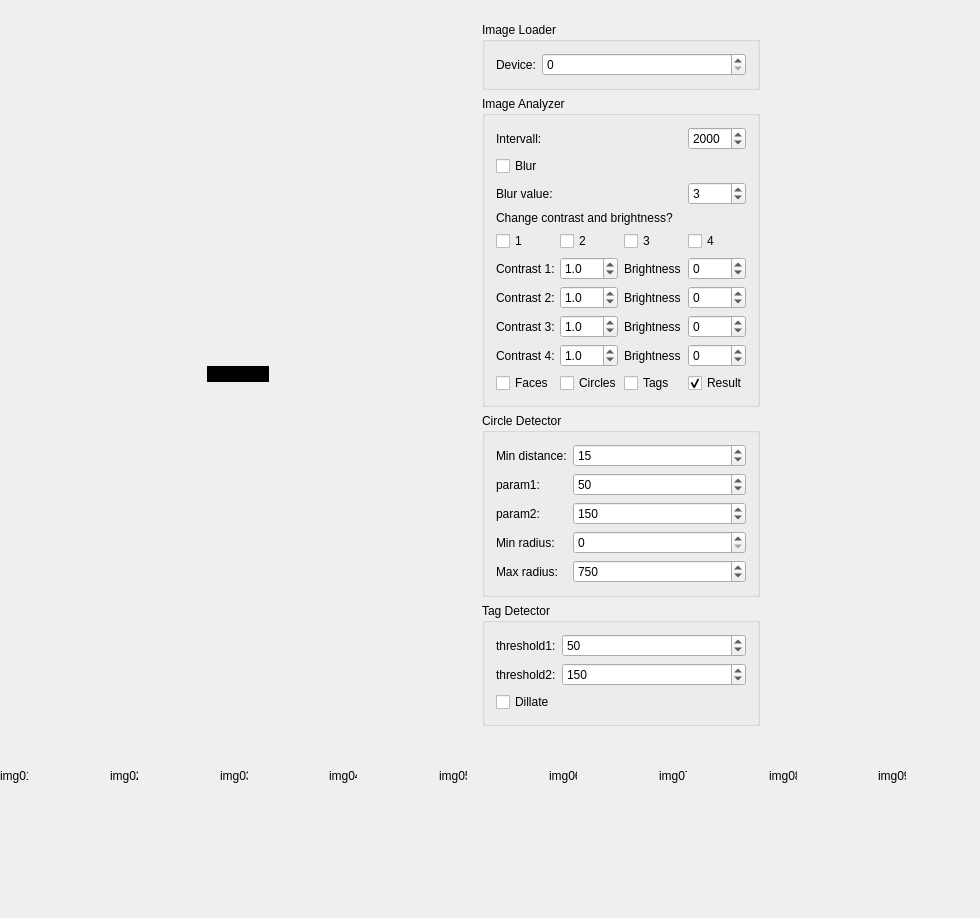
<?xml version="1.0" encoding="UTF-8"?>
<ui version="4.0">
 <class>OfflinetagsClass</class>
 <widget class="QMainWindow" name="OfflinetagsClass">
  <property name="geometry">
   <rect>
    <x>0</x>
    <y>0</y>
    <width>980</width>
    <height>883</height>
   </rect>
  </property>
  <property name="windowTitle">
   <string>Offlinetags</string>
  </property>
  <property name="autoFillBackground">
   <bool>false</bool>
  </property>
  <widget class="QWidget" name="centralWidget">
   <layout class="QGridLayout" name="gridLayout">
    <property name="margin">
     <number>0</number>
    </property>
    <property name="spacing">
     <number>0</number>
    </property>
    <item row="1" column="0">
     <widget class="QWidget" name="widgetImage" native="true">
      <property name="sizePolicy">
       <sizepolicy hsizetype="Expanding" vsizetype="Expanding">
        <horstretch>0</horstretch>
        <verstretch>0</verstretch>
       </sizepolicy>
      </property>
      <layout class="QGridLayout" name="gridLayout_2">
       <property name="sizeConstraint">
        <enum>QLayout::SetDefaultConstraint</enum>
       </property>
       <item row="0" column="0">
        <widget class="QLabel" name="labelImage">
         <property name="sizePolicy">
          <sizepolicy hsizetype="Fixed" vsizetype="Fixed">
           <horstretch>0</horstretch>
           <verstretch>0</verstretch>
          </sizepolicy>
         </property>
         <property name="styleSheet">
          <string notr="true">background-color: rgb(0, 0, 0);</string>
         </property>
         <property name="frameShape">
          <enum>QFrame::StyledPanel</enum>
         </property>
         <property name="text">
          <string>MainImage</string>
         </property>
         <property name="scaledContents">
          <bool>false</bool>
         </property>
         <property name="alignment">
          <set>Qt::AlignCenter</set>
         </property>
        </widget>
       </item>
       <item row="0" column="1">
        <widget class="QWidget" name="widgetOptions" native="true">
         <property name="sizePolicy">
          <sizepolicy hsizetype="Fixed" vsizetype="Expanding">
           <horstretch>0</horstretch>
           <verstretch>0</verstretch>
          </sizepolicy>
         </property>
         <property name="minimumSize">
          <size>
           <width>300</width>
           <height>0</height>
          </size>
         </property>
         <property name="maximumSize">
          <size>
           <width>300</width>
           <height>16777215</height>
          </size>
         </property>
         <layout class="QVBoxLayout" name="verticalLayout">
          <item>
           <widget class="QGroupBox" name="groupBox">
            <property name="title">
             <string>Image Loader</string>
            </property>
            <layout class="QFormLayout" name="formLayout">
             <property name="fieldGrowthPolicy">
              <enum>QFormLayout::AllNonFixedFieldsGrow</enum>
             </property>
             <item row="0" column="0">
              <widget class="QLabel" name="label">
               <property name="text">
                <string>Device:</string>
               </property>
              </widget>
             </item>
             <item row="0" column="1">
              <widget class="QSpinBox" name="spinBoxDevice">
               <property name="maximum">
                <number>10</number>
               </property>
              </widget>
             </item>
            </layout>
           </widget>
          </item>
          <item>
           <widget class="QGroupBox" name="groupBox_2">
            <property name="title">
             <string>Image Analyzer</string>
            </property>
            <layout class="QGridLayout" name="gridLayout_3">
             <item row="5" column="3">
              <widget class="QSpinBox" name="spinBoxBrightness1">
               <property name="minimum">
                <number>-100</number>
               </property>
               <property name="maximum">
                <number>200</number>
               </property>
              </widget>
             </item>
             <item row="6" column="0">
              <widget class="QLabel" name="label_6">
               <property name="text">
                <string>Contrast 2:</string>
               </property>
              </widget>
             </item>
             <item row="5" column="1">
              <widget class="QDoubleSpinBox" name="doubleSpinBoxContrast1">
               <property name="decimals">
                <number>1</number>
               </property>
               <property name="minimum">
                <double>0.500000000000000</double>
               </property>
               <property name="maximum">
                <double>5.000000000000000</double>
               </property>
               <property name="singleStep">
                <double>0.100000000000000</double>
               </property>
               <property name="value">
                <double>1.000000000000000</double>
               </property>
              </widget>
             </item>
             <item row="5" column="0">
              <widget class="QLabel" name="label_5">
               <property name="text">
                <string>Contrast 1:</string>
               </property>
              </widget>
             </item>
             <item row="5" column="2">
              <widget class="QLabel" name="label_4">
               <property name="text">
                <string>Brightness 1:</string>
               </property>
              </widget>
             </item>
             <item row="4" column="0">
              <widget class="QCheckBox" name="checkBoxContrast1">
               <property name="text">
                <string>1</string>
               </property>
              </widget>
             </item>
             <item row="3" column="0" colspan="4">
              <widget class="QLabel" name="label_3">
               <property name="text">
                <string>Change contrast and brightness?</string>
               </property>
              </widget>
             </item>
             <item row="1" column="0">
              <widget class="QCheckBox" name="checkBoxBlur">
               <property name="text">
                <string>Blur</string>
               </property>
              </widget>
             </item>
             <item row="2" column="3">
              <widget class="QSpinBox" name="spinBoxBlur">
               <property name="maximum">
                <number>10</number>
               </property>
               <property name="value">
                <number>3</number>
               </property>
              </widget>
             </item>
             <item row="4" column="3">
              <widget class="QCheckBox" name="checkBoxContrast4">
               <property name="text">
                <string>4</string>
               </property>
              </widget>
             </item>
             <item row="2" column="0">
              <widget class="QLabel" name="label_2">
               <property name="text">
                <string>Blur value:</string>
               </property>
              </widget>
             </item>
             <item row="4" column="2">
              <widget class="QCheckBox" name="checkBoxContrast3">
               <property name="text">
                <string>3</string>
               </property>
              </widget>
             </item>
             <item row="4" column="1">
              <widget class="QCheckBox" name="checkBoxContrast2">
               <property name="text">
                <string>2</string>
               </property>
              </widget>
             </item>
             <item row="7" column="0">
              <widget class="QLabel" name="label_7">
               <property name="text">
                <string>Contrast 3:</string>
               </property>
              </widget>
             </item>
             <item row="8" column="0">
              <widget class="QLabel" name="label_8">
               <property name="text">
                <string>Contrast 4:</string>
               </property>
              </widget>
             </item>
             <item row="6" column="2">
              <widget class="QLabel" name="label_9">
               <property name="text">
                <string>Brightness 2:</string>
               </property>
              </widget>
             </item>
             <item row="7" column="2">
              <widget class="QLabel" name="label_10">
               <property name="text">
                <string>Brightness 3:</string>
               </property>
              </widget>
             </item>
             <item row="8" column="2">
              <widget class="QLabel" name="label_11">
               <property name="text">
                <string>Brightness 4:</string>
               </property>
              </widget>
             </item>
             <item row="6" column="1">
              <widget class="QDoubleSpinBox" name="doubleSpinBoxContrast2">
               <property name="decimals">
                <number>1</number>
               </property>
               <property name="minimum">
                <double>0.500000000000000</double>
               </property>
               <property name="maximum">
                <double>5.000000000000000</double>
               </property>
               <property name="singleStep">
                <double>0.100000000000000</double>
               </property>
               <property name="value">
                <double>1.000000000000000</double>
               </property>
              </widget>
             </item>
             <item row="7" column="1">
              <widget class="QDoubleSpinBox" name="doubleSpinBoxContrast3">
               <property name="decimals">
                <number>1</number>
               </property>
               <property name="minimum">
                <double>0.500000000000000</double>
               </property>
               <property name="maximum">
                <double>5.000000000000000</double>
               </property>
               <property name="singleStep">
                <double>0.100000000000000</double>
               </property>
               <property name="value">
                <double>1.000000000000000</double>
               </property>
              </widget>
             </item>
             <item row="8" column="1">
              <widget class="QDoubleSpinBox" name="doubleSpinBoxContrast4">
               <property name="decimals">
                <number>1</number>
               </property>
               <property name="minimum">
                <double>0.500000000000000</double>
               </property>
               <property name="maximum">
                <double>5.000000000000000</double>
               </property>
               <property name="singleStep">
                <double>0.100000000000000</double>
               </property>
               <property name="value">
                <double>1.000000000000000</double>
               </property>
              </widget>
             </item>
             <item row="6" column="3">
              <widget class="QSpinBox" name="spinBoxBrightness2">
               <property name="minimum">
                <number>-100</number>
               </property>
               <property name="maximum">
                <number>200</number>
               </property>
              </widget>
             </item>
             <item row="7" column="3">
              <widget class="QSpinBox" name="spinBoxBrightness3">
               <property name="minimum">
                <number>-100</number>
               </property>
               <property name="maximum">
                <number>200</number>
               </property>
              </widget>
             </item>
             <item row="8" column="3">
              <widget class="QSpinBox" name="spinBoxBrightness4">
               <property name="minimum">
                <number>-100</number>
               </property>
               <property name="maximum">
                <number>200</number>
               </property>
              </widget>
             </item>
             <item row="9" column="1">
              <widget class="QCheckBox" name="checkBoxCircle">
               <property name="text">
                <string>Circles</string>
               </property>
              </widget>
             </item>
             <item row="9" column="2">
              <widget class="QCheckBox" name="checkBoxTags">
               <property name="text">
                <string>Tags</string>
               </property>
              </widget>
             </item>
             <item row="9" column="3">
              <widget class="QCheckBox" name="checkBoxResult">
               <property name="text">
                <string>Result</string>
               </property>
               <property name="checked">
                <bool>true</bool>
               </property>
              </widget>
             </item>
             <item row="0" column="0">
              <widget class="QLabel" name="label_19">
               <property name="text">
                <string>Intervall:</string>
               </property>
              </widget>
             </item>
             <item row="0" column="3">
              <widget class="QSpinBox" name="spinBoxIntervall">
               <property name="minimum">
                <number>1000</number>
               </property>
               <property name="maximum">
                <number>60000</number>
               </property>
               <property name="singleStep">
                <number>1000</number>
               </property>
               <property name="value">
                <number>2000</number>
               </property>
              </widget>
             </item>
             <item row="9" column="0">
              <widget class="QCheckBox" name="checkBoxFaces">
               <property name="text">
                <string>Faces</string>
               </property>
              </widget>
             </item>
            </layout>
           </widget>
          </item>
          <item>
           <widget class="QGroupBox" name="groupBox_3">
            <property name="title">
             <string>Circle Detector</string>
            </property>
            <layout class="QFormLayout" name="formLayout_2">
             <item row="0" column="0">
              <widget class="QLabel" name="label_12">
               <property name="text">
                <string>Min distance:</string>
               </property>
              </widget>
             </item>
             <item row="1" column="0">
              <widget class="QLabel" name="label_13">
               <property name="text">
                <string>param1:</string>
               </property>
              </widget>
             </item>
             <item row="2" column="0">
              <widget class="QLabel" name="label_14">
               <property name="text">
                <string>param2:</string>
               </property>
              </widget>
             </item>
             <item row="3" column="0">
              <widget class="QLabel" name="label_15">
               <property name="text">
                <string>Min radius:</string>
               </property>
              </widget>
             </item>
             <item row="4" column="0">
              <widget class="QLabel" name="label_16">
               <property name="text">
                <string>Max radius:</string>
               </property>
              </widget>
             </item>
             <item row="0" column="1">
              <widget class="QSpinBox" name="spinBoxMinDistance">
               <property name="maximum">
                <number>200</number>
               </property>
               <property name="value">
                <number>15</number>
               </property>
              </widget>
             </item>
             <item row="1" column="1">
              <widget class="QSpinBox" name="spinBoxParam1">
               <property name="maximum">
                <number>500</number>
               </property>
               <property name="singleStep">
                <number>75</number>
               </property>
               <property name="value">
                <number>50</number>
               </property>
              </widget>
             </item>
             <item row="2" column="1">
              <widget class="QSpinBox" name="spinBoxParam2">
               <property name="maximum">
                <number>500</number>
               </property>
               <property name="singleStep">
                <number>275</number>
               </property>
               <property name="value">
                <number>150</number>
               </property>
              </widget>
             </item>
             <item row="3" column="1">
              <widget class="QSpinBox" name="spinBoxMinRadius">
               <property name="maximum">
                <number>5000</number>
               </property>
              </widget>
             </item>
             <item row="4" column="1">
              <widget class="QSpinBox" name="spinBoxMaxRadius">
               <property name="maximum">
                <number>5000</number>
               </property>
               <property name="value">
                <number>750</number>
               </property>
              </widget>
             </item>
            </layout>
           </widget>
          </item>
          <item>
           <widget class="QGroupBox" name="groupBox_4">
            <property name="title">
             <string>Tag Detector</string>
            </property>
            <layout class="QFormLayout" name="formLayout_3">
             <item row="0" column="0">
              <widget class="QLabel" name="label_17">
               <property name="text">
                <string>threshold1:</string>
               </property>
              </widget>
             </item>
             <item row="1" column="0">
              <widget class="QLabel" name="label_18">
               <property name="text">
                <string>threshold2:</string>
               </property>
              </widget>
             </item>
             <item row="0" column="1">
              <widget class="QSpinBox" name="spinBoxThreshold1">
               <property name="maximum">
                <number>500</number>
               </property>
               <property name="value">
                <number>50</number>
               </property>
              </widget>
             </item>
             <item row="1" column="1">
              <widget class="QSpinBox" name="spinBoxThreshold2">
               <property name="maximum">
                <number>500</number>
               </property>
               <property name="value">
                <number>150</number>
               </property>
              </widget>
             </item>
             <item row="2" column="0">
              <widget class="QCheckBox" name="checkBoxDillate">
               <property name="text">
                <string>Dillate</string>
               </property>
              </widget>
             </item>
            </layout>
           </widget>
          </item>
         </layout>
        </widget>
       </item>
      </layout>
     </widget>
    </item>
    <item row="2" column="0">
     <spacer name="verticalSpacer">
      <property name="orientation">
       <enum>Qt::Vertical</enum>
      </property>
      <property name="sizeType">
       <enum>QSizePolicy::Fixed</enum>
      </property>
      <property name="sizeHint" stdset="0">
       <size>
        <width>20</width>
        <height>20</height>
       </size>
      </property>
     </spacer>
    </item>
    <item row="3" column="0">
     <widget class="QFrame" name="frameMini">
      <property name="sizePolicy">
       <sizepolicy hsizetype="Expanding" vsizetype="Fixed">
        <horstretch>0</horstretch>
        <verstretch>0</verstretch>
       </sizepolicy>
      </property>
      <property name="minimumSize">
       <size>
        <width>0</width>
        <height>150</height>
       </size>
      </property>
      <property name="maximumSize">
       <size>
        <width>16777215</width>
        <height>200</height>
       </size>
      </property>
      <widget class="QLabel" name="labelMini05">
       <property name="geometry">
        <rect>
         <x>439</x>
         <y>0</y>
         <width>28</width>
         <height>16</height>
        </rect>
       </property>
       <property name="sizePolicy">
        <sizepolicy hsizetype="Fixed" vsizetype="Fixed">
         <horstretch>0</horstretch>
         <verstretch>0</verstretch>
        </sizepolicy>
       </property>
       <property name="text">
        <string>img05</string>
       </property>
      </widget>
      <widget class="QLabel" name="labelMini03">
       <property name="geometry">
        <rect>
         <x>220</x>
         <y>0</y>
         <width>28</width>
         <height>16</height>
        </rect>
       </property>
       <property name="sizePolicy">
        <sizepolicy hsizetype="Fixed" vsizetype="Fixed">
         <horstretch>0</horstretch>
         <verstretch>0</verstretch>
        </sizepolicy>
       </property>
       <property name="text">
        <string>img03</string>
       </property>
      </widget>
      <widget class="QLabel" name="labelMini10">
       <property name="geometry">
        <rect>
         <x>988</x>
         <y>0</y>
         <width>28</width>
         <height>16</height>
        </rect>
       </property>
       <property name="sizePolicy">
        <sizepolicy hsizetype="Fixed" vsizetype="Fixed">
         <horstretch>0</horstretch>
         <verstretch>0</verstretch>
        </sizepolicy>
       </property>
       <property name="text">
        <string>img10</string>
       </property>
      </widget>
      <widget class="QLabel" name="labelMini07">
       <property name="geometry">
        <rect>
         <x>659</x>
         <y>0</y>
         <width>28</width>
         <height>16</height>
        </rect>
       </property>
       <property name="sizePolicy">
        <sizepolicy hsizetype="Fixed" vsizetype="Fixed">
         <horstretch>0</horstretch>
         <verstretch>0</verstretch>
        </sizepolicy>
       </property>
       <property name="text">
        <string>img07</string>
       </property>
      </widget>
      <widget class="QLabel" name="labelMini04">
       <property name="geometry">
        <rect>
         <x>329</x>
         <y>0</y>
         <width>28</width>
         <height>16</height>
        </rect>
       </property>
       <property name="sizePolicy">
        <sizepolicy hsizetype="Fixed" vsizetype="Fixed">
         <horstretch>0</horstretch>
         <verstretch>0</verstretch>
        </sizepolicy>
       </property>
       <property name="text">
        <string>img04</string>
       </property>
      </widget>
      <widget class="QLabel" name="labelMini08">
       <property name="geometry">
        <rect>
         <x>769</x>
         <y>0</y>
         <width>28</width>
         <height>16</height>
        </rect>
       </property>
       <property name="sizePolicy">
        <sizepolicy hsizetype="Fixed" vsizetype="Fixed">
         <horstretch>0</horstretch>
         <verstretch>0</verstretch>
        </sizepolicy>
       </property>
       <property name="text">
        <string>img08</string>
       </property>
      </widget>
      <widget class="QLabel" name="labelMini01">
       <property name="geometry">
        <rect>
         <x>0</x>
         <y>0</y>
         <width>28</width>
         <height>16</height>
        </rect>
       </property>
       <property name="sizePolicy">
        <sizepolicy hsizetype="Fixed" vsizetype="Fixed">
         <horstretch>0</horstretch>
         <verstretch>0</verstretch>
        </sizepolicy>
       </property>
       <property name="text">
        <string>img01</string>
       </property>
      </widget>
      <widget class="QLabel" name="labelMini06">
       <property name="geometry">
        <rect>
         <x>549</x>
         <y>0</y>
         <width>28</width>
         <height>16</height>
        </rect>
       </property>
       <property name="sizePolicy">
        <sizepolicy hsizetype="Fixed" vsizetype="Fixed">
         <horstretch>0</horstretch>
         <verstretch>0</verstretch>
        </sizepolicy>
       </property>
       <property name="text">
        <string>img06</string>
       </property>
      </widget>
      <widget class="QLabel" name="labelMini09">
       <property name="geometry">
        <rect>
         <x>878</x>
         <y>0</y>
         <width>28</width>
         <height>16</height>
        </rect>
       </property>
       <property name="sizePolicy">
        <sizepolicy hsizetype="Fixed" vsizetype="Fixed">
         <horstretch>0</horstretch>
         <verstretch>0</verstretch>
        </sizepolicy>
       </property>
       <property name="text">
        <string>img09</string>
       </property>
      </widget>
      <widget class="QLabel" name="labelMini02">
       <property name="geometry">
        <rect>
         <x>110</x>
         <y>0</y>
         <width>28</width>
         <height>16</height>
        </rect>
       </property>
       <property name="sizePolicy">
        <sizepolicy hsizetype="Fixed" vsizetype="Fixed">
         <horstretch>0</horstretch>
         <verstretch>0</verstretch>
        </sizepolicy>
       </property>
       <property name="text">
        <string>img02</string>
       </property>
      </widget>
     </widget>
    </item>
   </layout>
  </widget>
  <widget class="QMenuBar" name="menuBar">
   <property name="geometry">
    <rect>
     <x>0</x>
     <y>0</y>
     <width>980</width>
     <height>21</height>
    </rect>
   </property>
  </widget>
  <action name="actionLoad_image">
   <property name="text">
    <string>Load image</string>
   </property>
   <property name="shortcut">
    <string>Ctrl+L</string>
   </property>
  </action>
 </widget>
 <layoutdefault spacing="6" margin="11"/>
 <resources>
  <include location="offlinetags.qrc"/>
 </resources>
 <connections/>
</ui>
